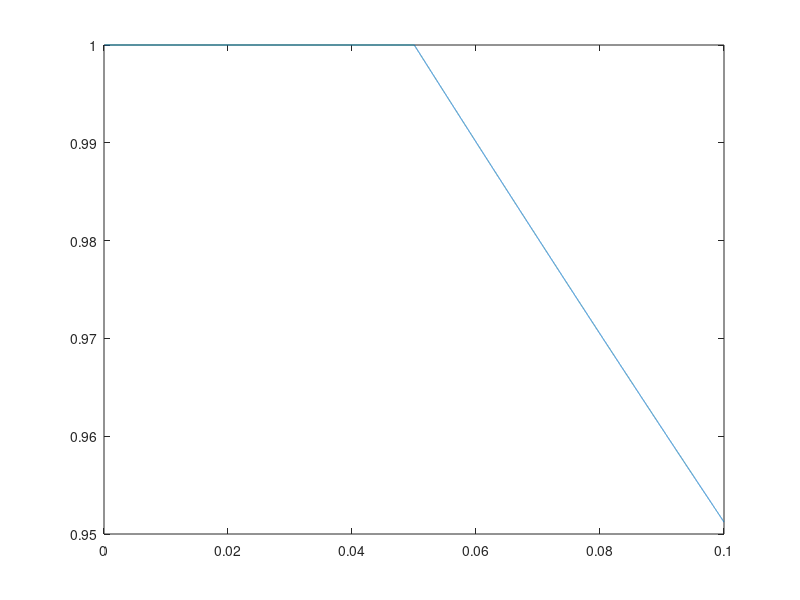

Write MATLAB code to recreate this figure.
% h = 0.1
% X0 = [2 ;0 ;0 ;0 ;0]
% G = [ 1 -1 0 0 1 ; -1 1 0 1 0; 0 0 1 -1 0; 0 1 -1 0 0; 1 0 0 0 0]
% C = [ 0 0 0 0 0; 0 1 0 0 0; 0 0 1 0 0; 0 0 0 -2 0; 0 0 0 0 0 ]
% W = [0 ;0 ;0 ;0 ;1]

% G = [ 1 -1 1 ; -1 1 0; 1 0 0 ]
% C = [ 0 0 0; 0 1 0; 0 0 0 ]
% W = [0 ;0 ;1]

G = [ 1 -1 1 ; -1 1 0; 1 0 0 ]
C = [ 0 0 0; 0 1 0; 0 0 0 ]
W = [0 ;0 ;1]

% h = 0.001
h = 5e-6
len = 20000
x = linspace(0.0001, 0.1, len);
BE_y = linspace(0.0001, 0.1, len);
TR_y = linspace(0.0001, 0.1, len);

%%%BE
X0 = inv(G)*W
X = X0;
M = ( G + 1/h * C );
for i = 1:length(x)
  % W(5) = sin(2*pi*60*x(i));
  if i ==  floor(len/2)
    W(3) = 0
  end
  X = inv(M)*(1/h*C*X+W);
  BE_y(i) = X(2);
end
BE_X = X;

% %%%TR
% X = X0;
% M1 = ( G + 2/h*C );
% M2 = -1*( G - 2/h*C );
% for i = 1:length(x)
%   X = inv(M1)*(M2*X + W + W);
%   TR_y(i) = X(3);
% end
% TR_X = X;

% %%%N-R & BE
% X = X0;
% M = ( G + 1/h * C );
% for i = 1:length(x)
%   W(5) = sin(2*pi*x(i));
%   F = M*X - (1/h*C*X+W);
%   J = M-1/h*C;
%   %solve J*dX = -F;
%   dX = -1*J\F;
%   X = X + dX;
%   NR_BE_y = X(3);
% end
% NR_BE_X = X;

figure
%plot(x, BE_y, '*', x, TR_y, 'O')
%plot(x, BE_y-TR_y)
plot(x, BE_y)
%plot(x, NR_BE_y, '*')

% %%%BE
% X = X0;
% M = ( G + 1/h * C );
% for i = 0:100
%   X = inv(M)*(1/h*C*X+W);
% end
% BE_X = X
% 
%  
% %%%TR
% X = X0;
% M1 = ( G + 2/h*C );
% M2 = -1*( G - 2/h*C );
% for i = 0:100
%   X = inv(M1)*(M2*X + W + W);
% end
% TR_X = X
% 
% %%%N-R & BE
% X = X0;
% M = ( G + 1/h * C );
% for i = 0:5
%   F = M*X - (1/h*C*X+W);
%   J = M-1/h*C;
%   %dX = -1*inv(J)*F;
%   dX = -1*J\F;
%   X = X + dX;
% end
% NR_BE_X = X
% 
% %%%N-R & BE
% X = X0;
% M1 = ( G + 2/h*C );
% M2 = -1*( G - 2/h*C );
% for i = 0:5
%   F = M1*X - (M2*X + W + W);
%   J = M1 - M2;
%   %dX = -1*inv(J)*F;
%   dX = -1*J\F;
%   X = X + dX;
% end
% NR_TR_X = X

